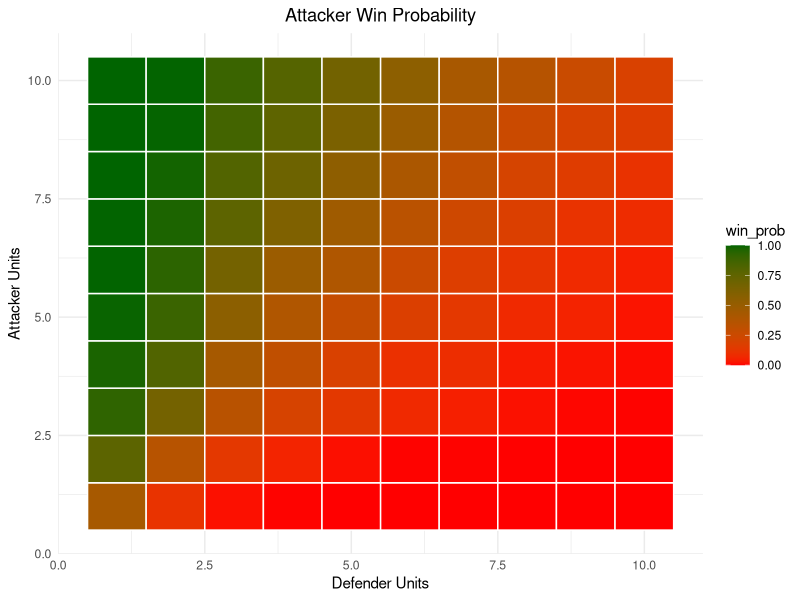
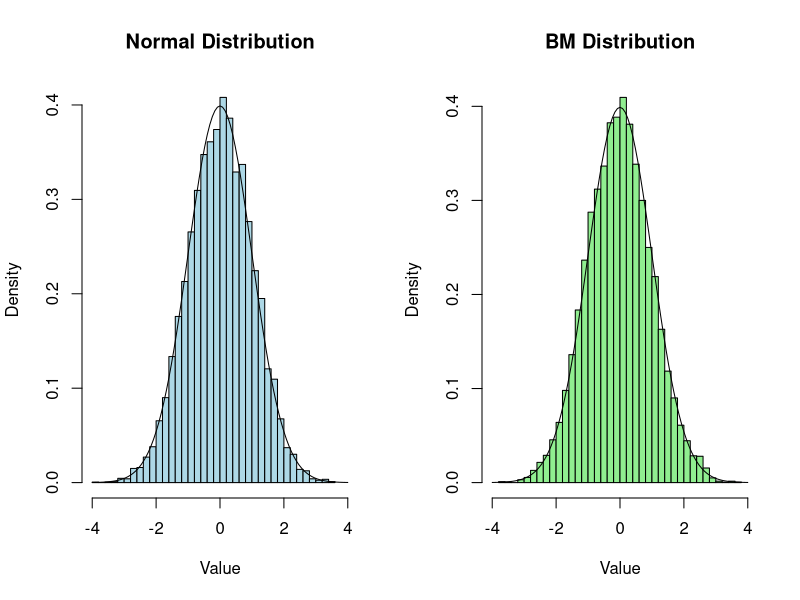
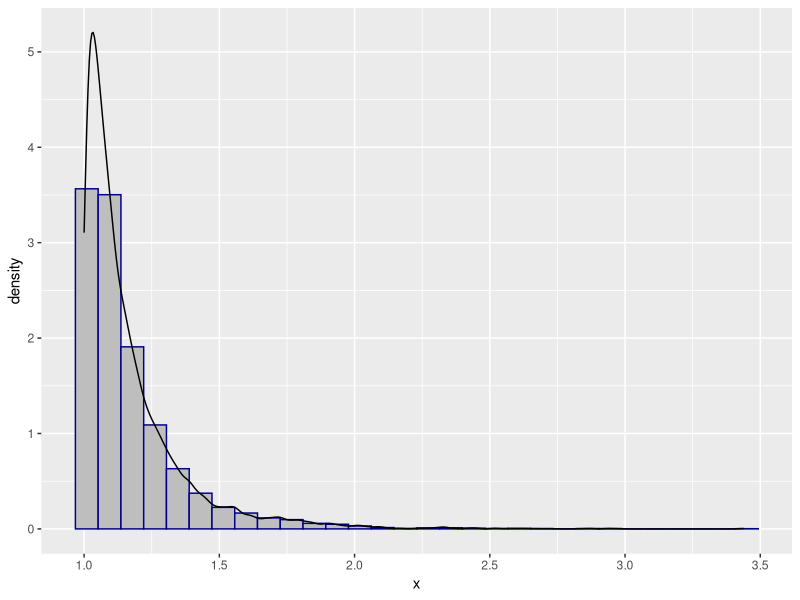
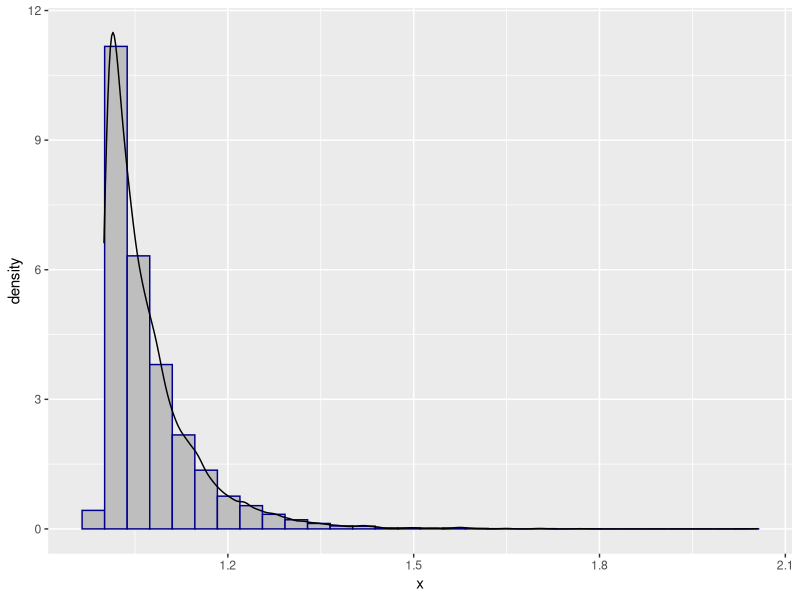
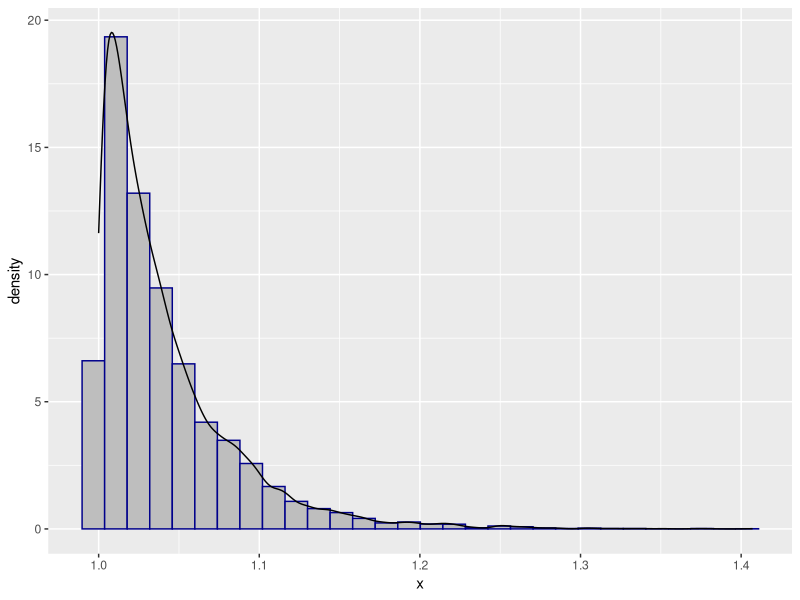
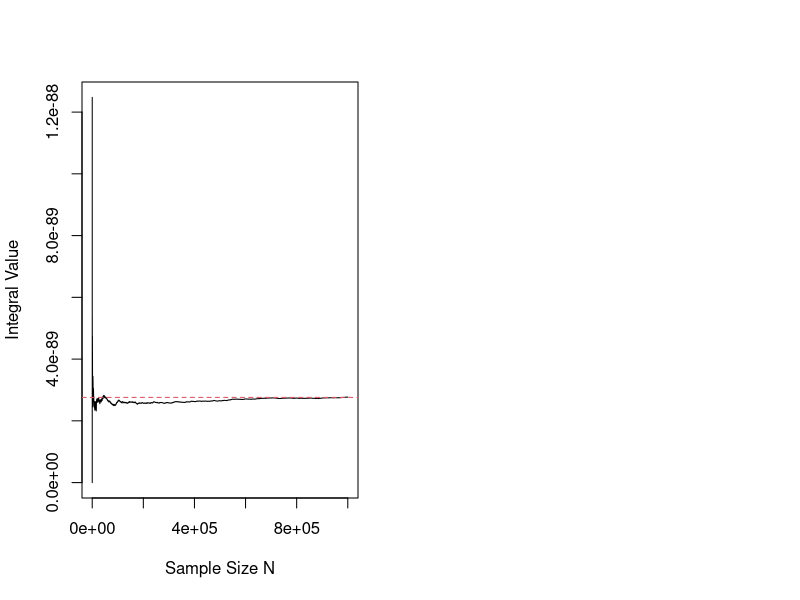

These figures' R source, in order:
## ---- chunk 1
library(ggplot2)
library(patchwork)
library(tidyverse)
library(mixtools)
## ---- chunk 2
set.seed(123)
combat_round <- function(att_units,def_units,sim=10000) {
  Results = rep(NA,sim)
  AS<-att_units
  DS<-def_units
  for(i in 1:sim){
    while(def_units>0 & att_units>0){
      Dnum <- sort(sample(1:6, min(def_units,3),replace = TRUE),decreasing = T)
      Anum <- sort(sample(1:6, min(att_units,3),replace = TRUE),decreasing = T)
      for (j in 1:min(length(Dnum),length(Anum))){
        if(Anum[j]>Dnum[j]){
          def_units<-def_units-1
        }
        else{
          att_units<-att_units-1
        }
      }
    }
    Results[i]<- ifelse(att_units>0,1,0)
    att_units<-AS
    def_units<-DS
  }
  return(mean(Results))
}

prob_att_win <- function(){
  res<-sapply(1:10, function(x) {
  sapply(1:10, function(y) {
    combat_round(y,x,1000)
    })
  })
  return(res)
}
# Print the result
#print(result)


att_prob<- data.frame(
  attacker_unit<- rep(1:10,10),
  defender_unit<- rep(1:10,each= 10),
  win_prob<- as.vector(prob_att_win())
)


#go through outer 
ggplot(att_prob,aes(x=defender_unit,y=attacker_unit,fill=win_prob))+
  geom_tile()+
  scale_fill_gradient(low="red",high="darkgreen")+
  labs(title = "Attacker Win Probability",x="Defender Units",y="Attacker Units")+
  geom_tile(color = "white",lwd = 0.5,linetype = 1)+
  theme_minimal()+
  theme(plot.title = element_text(hjust = 0.5))



print(combat_round(def_units=1,att_units=2,sim=10000))
## ---- chunk 3
set.seed(13)


normal_functn_gen = function(sim){
  n<-12 
  Uz<-runif(sim*n,min = -0.5,max = 0.5) 
  Uz<-matrix(Uz,nrow=N,ncol=n) 
  Z<-apply(Uz,1,sum)
  return(Z)
}

N <- 10000

gen_norm<-normal_functn_gen(sim=10000)
mean(gen_norm)
var(gen_norm)


U1 <- runif(N)
U2 <- runif(N)
X1 <- sqrt( -2*log(U1) )*cos(2*pi*U2)

par(mfrow=c(1,2))
hist(gen_norm, main="Normal Distribution", xlab="Value",col="lightblue" ,breaks=30,freq = F,xlim=c(-4,4))
curve(dnorm(x,0,1),add=T)
hist(X1, main="BM Distribution", xlab="Value",col="lightgreen" ,breaks=30,freq = F,xlim=c(-4,4))
curve(dnorm(x,0,1),add=T)
## ---- chunk 4
#sampler for Pareto
xsampler<- function(n, gamma){
  u<- runif(n)
  x<-1/((1-u)^(1/gamma))
  return(x)
}

#sampler for Exponential
ysampler<- function(x){
  y<- log(x)
  return(y)
}
i=0
gamma = c(7,15,25)

x1=xsampler(10000,10)
y1=ysampler(x1)
x2<-xsampler(10000,10)
y2<- ysampler(x2)


ggplot(data.frame(x=xsampler(10000,gamma[1])), aes(x)) +
  geom_histogram(aes(y=..density..), fill="gray",col="darkblue")+
  geom_density()
ggplot(data.frame(x=xsampler(10000,gamma[2])), aes(x)) +
  geom_histogram(aes(y=..density..), fill="gray",col="darkblue")+
  geom_density()
ggplot(data.frame(x=xsampler(10000,gamma[3])), aes(x)) +
  geom_histogram(aes(y=..density..), fill="gray",col="darkblue")+
  geom_density()
## ---- chunk 5
theme_set(theme_bw())

set.seed(155523)
n <- 1000000
a <- 0
b <-  0.05 
u <-runif(n, a, b)

intfunc <- function(y){
  f = (1/sqrt(2*pi)) * (1/(y^2)) * (exp(-1/(2*(y^2))))
}



H1 = (b-a)* intfunc(u)
psi_hat_MC <- mean(H1) 
psi_hat_MC
## ---- chunk 6
set.seed(1234)
i_1n <- 1:n
plot( i_1n, cummean(H1), type='l', lwd=1,  
      xlab="Sample Size N", ylab="Integral Value",col=1)
abline(h=integrate(intfunc, a, b)$value, lwd=1, col=2, lty=2)
## ---- chunk 7
H2 <- (b-a)*intfunc(0.05-u) 
MC1 <- mean(H1)
MC2 <- mean(H2)

MCA <- (MC1+MC2)/2


MCE_MC1 <- sd(H1)/sqrt(n)
MCE_MC1 
MCE_MC2 <- sd(H2)/sqrt(n)
MCE_MC2 
## ---- chunk 8
MCE_MCA <- sqrt(1+cor(H1,H2))*sd(H1)/sqrt(2*n)
MCE_MCA 
## ---- chunk 9
effgain<- MCE_MCA/MCE_MC1
effgain
## ---- chunk 10
integrate(intfunc, a, b)
pnorm(20,0,1,lower.tail = F)
